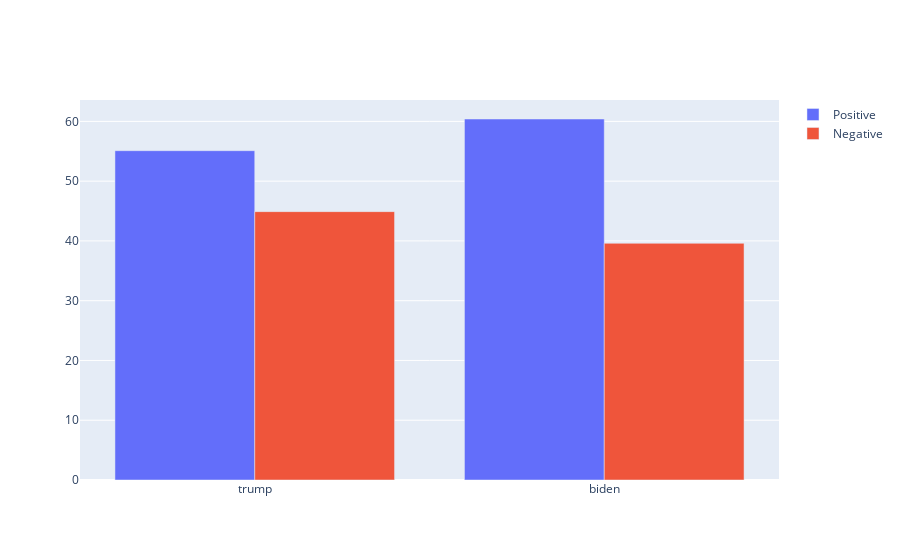

The cell this chart's notebook holds for it:
### Code cell
fig.update_layout(barmode = "group")

### Figure 1 — Plotly figure (JSON) as saved in the notebook; plotly's stock layout.template omitted (floating-point values rounded to 4 significant figures)
{"data": [{"name": "Positive", "type": "bar", "x": ["trump", "biden"], "y": [55.1, 60.4]}, {"name": "Negative", "type": "bar", "x": ["trump", "biden"], "y": [44.9, 39.6]}], "layout": {"barmode": "group"}}
